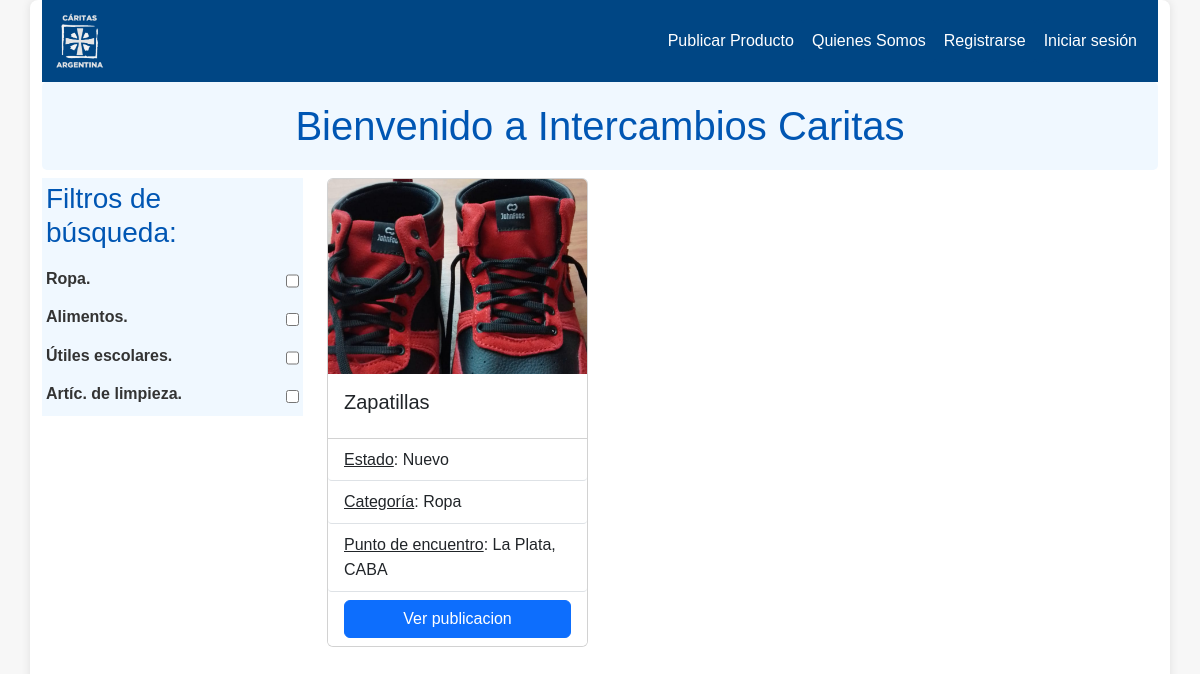
The app's page /, older data.
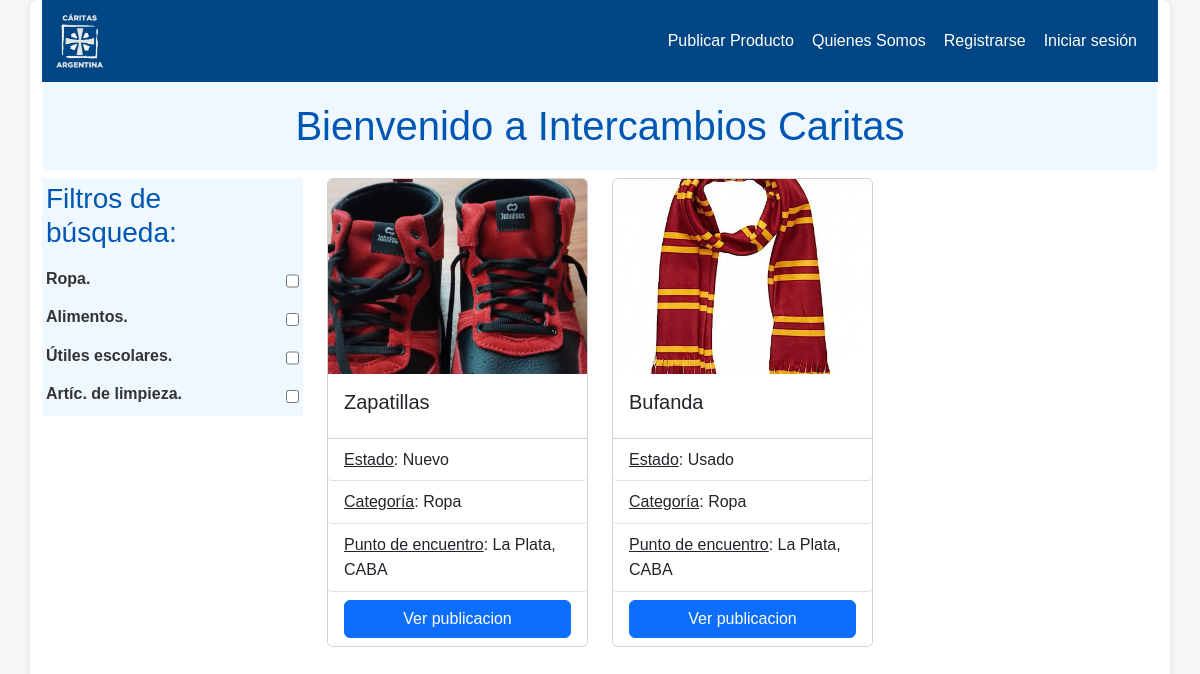
The same page, newer data.
### intercambios_caritas/models.py (models this page shows, shortened)
class Publicacion(models.Model):
    PUNTOS_ENC = [
        ('La Plata', 'La Plata'),
        ('CABA', 'CABA'),
        ('Quilmes', 'Quilmes'),
        ('Temperley', 'Temperley'),
    ]
    CATEGORIAS = [
        ('Alimentos', 'Alimentos'),
        ('Ropa', 'Ropa'),
        ('Utiles escolares', 'Utiles escolares'),
        ('Artículos de limpieza', 'Artículos de limpieza'),
    ]
    ESTADOS = [
        ('Sin especificar', 'Sin especificar'),
        ('Usado', 'Usado'),
        ('Nuevo', 'Nuevo'),
    ]
    DIAS_SEMANA = [
        ('Lunes', 'Lunes'),
        ('Martes', 'Martes'),
        ('Miércoles', 'Miércoles'),
        ('Jueves', 'Jueves'),
        ('Viernes', 'Viernes'),
        ('Sábado', 'Sábado'),
        ('Domingo', 'Domingo'),
    ]
    nombre = models.CharField(max_length=50, blank=False, null=False)
    descripcion = models.CharField(max_length=280, blank=True, null=False, default="Sin descripción")
    imagen = models.ImageField()
    categoria = models.CharField(max_length=50, blank=False, null=False, choices=CATEGORIAS, default="Otros")
    estado = models.CharField(max_length=50, blank=False, null=False, choices=ESTADOS, default=ESTADOS[0][0])
    punto_encuentro = MultiSelectField(choices=PUNTOS_ENC, blank=True, max_length=100)
    dias_convenientes = MultiSelectField(choices=DIAS_SEMANA, blank=True, max_length=100)
    franja_horaria_inicio = models.TimeField(default=datetime.time(9,0,0)) # 9 AM
    franja_horaria_fin = models.TimeField(default=datetime.time(18,0,0)) # 6 PM
    franja_horaria = models.CharField(max_length=50, blank=True, null=True)
    usuario = models.ForeignKey(Usuario, on_delete=models.CASCADE, default=get_default_user)
    FRANJA_HORARIA_REGEX = r'^entre las (\d{2}):(\d{2}) y las (\d{2}):(\d{2})$'

### intercambios_caritas/views.py (the view)
# urls.py: path('', views.home, name="home"),  # www.hola.com/
def home(request):
    publicaciones = Publicacion.objects.all()
    return render(request, 'authentication/index.html', {'publicaciones': publicaciones})

### templates/authentication/index.html (shortened to what this page needs)
{% extends 'layouts/base.html' %}
{% block content %}
{% include 'layouts/navbar.html' %}
<h1 class="text-center custom-h1-bg mb-2">Bienvenido a Intercambios Caritas</h1>
<div class="row">
    <div class="col-md-3">
        <div class="mb-2" style="background-color: #f0f8ff">
            <h3 class="p-1 mb-2">Filtros de búsqueda:</h3>
            <form action="/filtrar" method="post" style="display: flex; flex-direction: column;">
                <div class="p-1" style="display: flex; justify-content: space-between;">
                    <label for="ropa">Ropa.</label>
                    <input type="checkbox" id="ropa" name="ropa" value="Ropa">
                </div>
                <div class="p-1" style="display: flex; justify-content: space-between;">
                    <label for="alimentos">Alimentos.</label>
                    <input type="checkbox" id="alimentos" name="alimentos" value="Alimentos">
                </div>
                <div class="p-1" style="display: flex; justify-content: space-between;">
                    <label for="utiles">Útiles escolares.</label>
                    <input type="checkbox" id="utiles" name="utiles" value="Utiles">
                </div>
                <div class="p-1" style="display: flex; justify-content: space-between;">
                    <label for="limpieza">Artíc. de limpieza.</label>
                    <input type="checkbox" id="limpieza" name="limpieza" value="Limpieza">
                </div>
            </form>
        </div>
    </div>
    <div class="col-md-9">
        <div class="row">
            {% if publicaciones %}
            {% for publicacion in publicaciones %}
            <div class="col-lg-4 col-md-6 mb-3 d-flex align-items-stretch">
                <div class="card flex-column d-flex w-100">
                    <div class="ratio ratio-4x3">
                        <img src="{{ publicacion.imagen.url }}" class="card-img-top" style="object-fit: cover;"
                            alt="Imagen de la publicación">
                    </div>
                    <div class="card-body flex-grow-1">
                        <h5 class="card-title">{{ publicacion.nombre }}</h5>
                    </div>
                    <ul class="list-group list-group-flush">
                        <li class="list-group-item"><u>Estado</u>: {{ publicacion.estado }}</li>
                        <li class="list-group-item"><u>Categoría</u>: {{ publicacion.categoria }}</li>
                        <li class="list-group-item"><u>Punto de encuentro</u>: {{ publicacion.punto_encuentro }}
                        </li>
                        <li class="list-group-item">
                            <a href="{% url 'ver_publicacion' publicacion.id %}" class="btn btn-primary d-block">Ver
                                publicacion</a>
                        </li>
                    </ul>
                </div>
            </div>
            {% endfor %}
            {% else %}
            <p style="font-size: 1.2rem; color: #555; text-align: center; margin-top: 20px;">No hay publicaciones en
                este momento.</p>
            {% endif %}
        </div>
    </div>
</div>
{% endblock %}

Row changes from the older to the newer data that the page shows:
added Publicacion: imagen (picture), nombre "Bufanda", estado "Usado", categoria "Ropa", punto_encuentro "La Plata, CABA"
